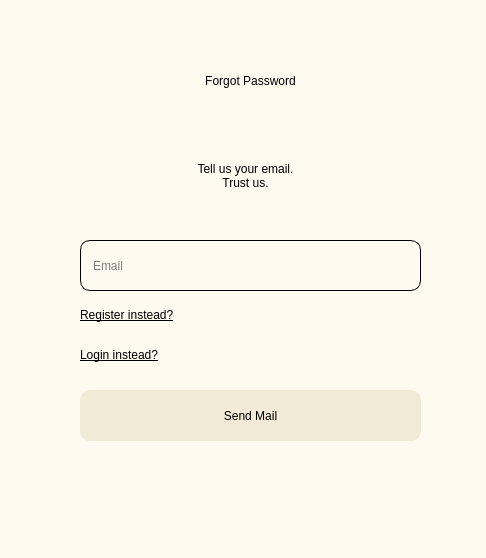
<?xml version="1.0" encoding="UTF-8"?>
<ui version="4.0">
 <class>Dialog</class>
 <widget class="QDialog" name="Dialog">
  <property name="geometry">
   <rect>
    <x>0</x>
    <y>0</y>
    <width>486</width>
    <height>558</height>
   </rect>
  </property>
  <property name="minimumSize">
   <size>
    <width>486</width>
    <height>558</height>
   </size>
  </property>
  <property name="maximumSize">
   <size>
    <width>486</width>
    <height>558</height>
   </size>
  </property>
  <property name="windowTitle">
   <string/>
  </property>
  <widget class="QWidget" name="bgwidget" native="true">
   <property name="geometry">
    <rect>
     <x>0</x>
     <y>0</y>
     <width>486</width>
     <height>558</height>
    </rect>
   </property>
   <property name="minimumSize">
    <size>
     <width>486</width>
     <height>558</height>
    </size>
   </property>
   <property name="maximumSize">
    <size>
     <width>486</width>
     <height>558</height>
    </size>
   </property>
   <property name="styleSheet">
    <string notr="true">QWidget#bgwidget{background-color:rgb(255,250,240);}</string>
   </property>
   <widget class="QLabel" name="forgotpswdlabel">
    <property name="geometry">
     <rect>
      <x>70</x>
      <y>20</y>
      <width>361</width>
      <height>121</height>
     </rect>
    </property>
    <property name="styleSheet">
     <string notr="true">font: 36pt &quot;MS Shell Dlg 2&quot;;
color:rgb(0,0,0);</string>
    </property>
    <property name="text">
     <string>Forgot Password</string>
    </property>
    <property name="alignment">
     <set>Qt::AlignCenter</set>
    </property>
   </widget>
   <widget class="QLineEdit" name="emailfield">
    <property name="geometry">
     <rect>
      <x>80</x>
      <y>240</y>
      <width>341</width>
      <height>51</height>
     </rect>
    </property>
    <property name="styleSheet">
     <string notr="true">background-color:rgba(0,0,0,0);
font: 14pt &quot;MS Shell Dlg 2&quot;;

background: rgb(255,250,240);
selection-background-color: black;
border-width: 1px; 
border-style: solid; 
border-color: black black black black; 
border-radius: 10px;
padding: 2 10px;
</string>
    </property>
    <property name="placeholderText">
     <string>Email</string>
    </property>
   </widget>
   <widget class="QPushButton" name="sendmail">
    <property name="geometry">
     <rect>
      <x>80</x>
      <y>390</y>
      <width>341</width>
      <height>51</height>
     </rect>
    </property>
    <property name="cursor">
     <cursorShape>PointingHandCursor</cursorShape>
    </property>
    <property name="styleSheet">
     <string notr="true">border-radius:10px;
background-color:rgb(240, 234, 214);
font: 18pt &quot;MS Shell Dlg 2&quot;;</string>
    </property>
    <property name="text">
     <string>Send Mail</string>
    </property>
   </widget>
   <widget class="QLabel" name="text">
    <property name="geometry">
     <rect>
      <x>50</x>
      <y>140</y>
      <width>391</width>
      <height>71</height>
     </rect>
    </property>
    <property name="styleSheet">
     <string notr="true">font: 16pt &quot;MS Shell Dlg 2&quot;;
color:rgb(0,0,0);</string>
    </property>
    <property name="text">
     <string>Tell us your email.
Trust us.</string>
    </property>
    <property name="alignment">
     <set>Qt::AlignCenter</set>
    </property>
    <property name="wordWrap">
     <bool>true</bool>
    </property>
   </widget>
   <widget class="QLabel" name="error">
    <property name="geometry">
     <rect>
      <x>80</x>
      <y>470</y>
      <width>341</width>
      <height>71</height>
     </rect>
    </property>
    <property name="styleSheet">
     <string notr="true">font: 12pt &quot;MS Shell Dlg 2&quot;; color:red;</string>
    </property>
    <property name="text">
     <string/>
    </property>
   </widget>
   <widget class="QLabel" name="wanttoregister">
    <property name="geometry">
     <rect>
      <x>80</x>
      <y>300</y>
      <width>151</width>
      <height>31</height>
     </rect>
    </property>
    <property name="cursor">
     <cursorShape>PointingHandCursor</cursorShape>
    </property>
    <property name="styleSheet">
     <string notr="true">font: 14pt &quot;MS Shell Dlg 2&quot;;
color:rgb(0,0,0);</string>
    </property>
    <property name="text">
     <string>&lt;u&gt;Register instead?&lt;/u&gt;</string>
    </property>
   </widget>
   <widget class="QLabel" name="wanttologin">
    <property name="geometry">
     <rect>
      <x>80</x>
      <y>340</y>
      <width>121</width>
      <height>31</height>
     </rect>
    </property>
    <property name="cursor">
     <cursorShape>PointingHandCursor</cursorShape>
    </property>
    <property name="styleSheet">
     <string notr="true">font: 14pt &quot;MS Shell Dlg 2&quot;;
color:rgb(0,0,0);</string>
    </property>
    <property name="text">
     <string>&lt;u&gt;Login instead?&lt;/u&gt;</string>
    </property>
   </widget>
  </widget>
 </widget>
 <resources/>
 <connections/>
</ui>
